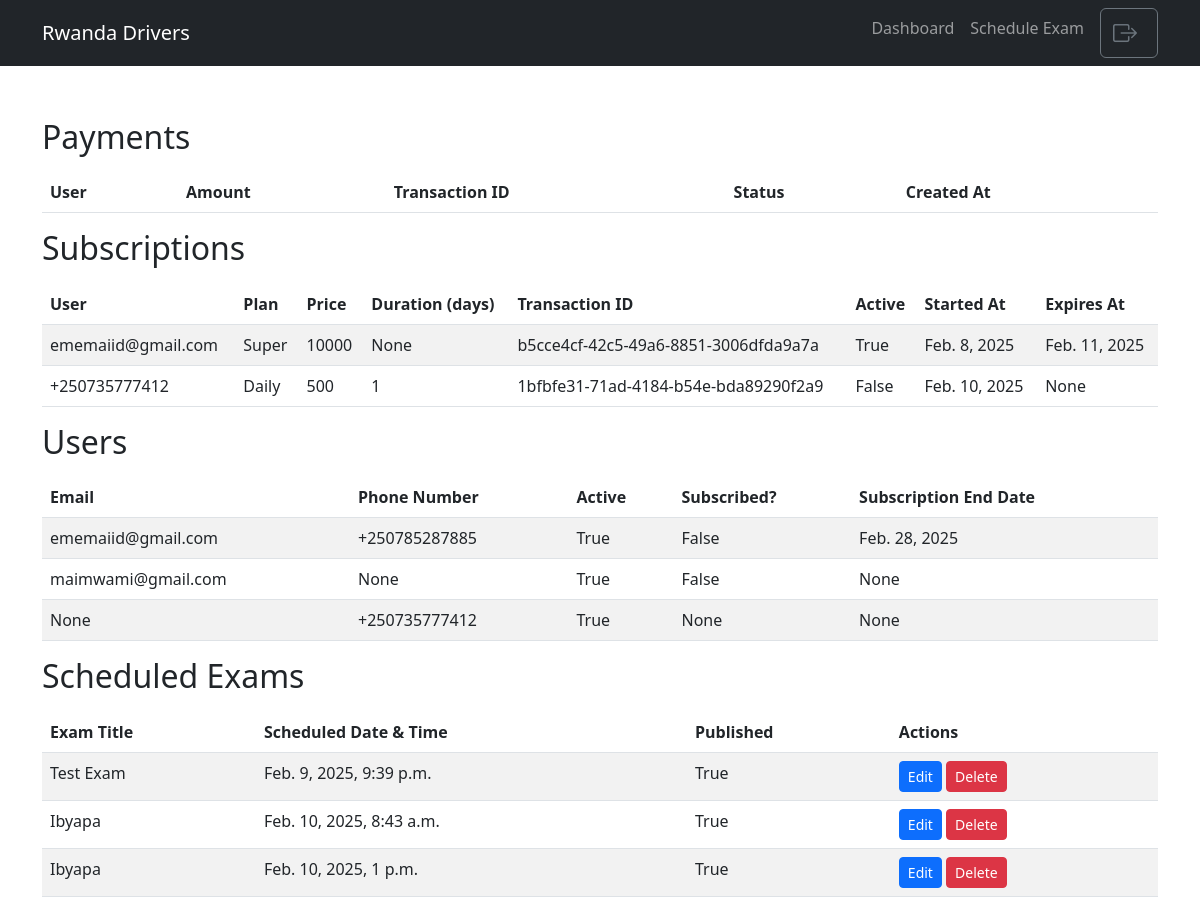
Page /dashboard/ (signed in) on the earlier database version.
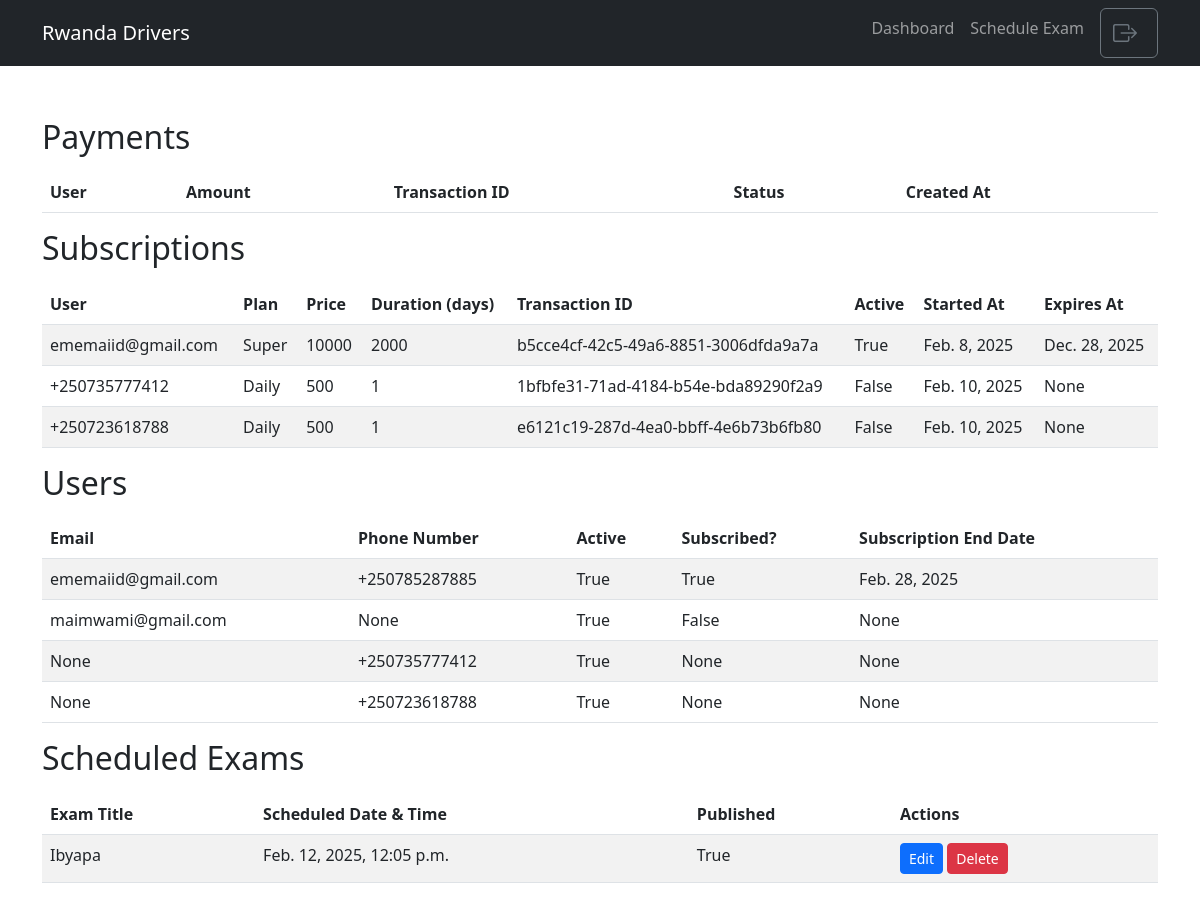
Same page on the later database version.
### app/models.py (models this page shows, shortened)
class Subscription(models.Model):
    user = models.OneToOneField(UserProfile, on_delete=models.CASCADE)
    plan = models.ForeignKey(Plan, on_delete=models.SET_NULL, null=True)
    price = models.IntegerField(default=500)
    duration_days = models.IntegerField(default=1, null=True)
    phone_number = models.CharField(max_length=13, default="25078")
    transaction_id = models.CharField(max_length=50, unique=True, blank=True, null=True)
    active = models.BooleanField(default=False)
    started_at = models.DateField(auto_now_add=True)
    expires_at = models.DateField(null=True, blank=True)

class UserProfile(AbstractUser):
    GENDER_CHOICES = [
        ('male','male'),
        ('female', 'female'),
        ('other', 'other'),
    ]
    username = None  # Remove default username field
    name = models.CharField(max_length=16, unique=True)
    email = models.EmailField(unique=True, blank=True, null=True)
    phone_number = models.CharField(max_length=15, unique=True, null=True, blank=True)
    gender = models.CharField(max_length=10, choices=GENDER_CHOICES, null=True, blank=True)
    profile_picture = models.ImageField(upload_to='images/', default='avatar.jpg',null=True, blank=True)
    date_joined = models.DateTimeField(auto_now_add=True)
    active = models.BooleanField(default=False)
    subscription_end_date = models.DateField(null=True, blank=True)
    otp_code = models.CharField(max_length=6, blank=True, null=True)
    USERNAME_FIELD = 'phone_number'  # Default authentication field
    REQUIRED_FIELDS = ['email']  # Email is optional, but preferred
    objects = UserProfileManager()
    @property
    def is_subscribed(self):
        if not hasattr(self, 'subscription'):
            return False
        return (
            self.subscription.expires_at and
            self.subscription.expires_at >= timezone.now().date() and
            self.subscription.active
        )
    def __str__(self):
        return self.email if self.email else self.phone_number

class Plan(models.Model):
    PLAN_CHOICES = [
        ('Daily', 'Daily'),
        ('Weekly', 'Weekly'),
        ('Monthly', 'Monthly'),
        ('Super', 'Super'),
    ]
    plan = models.CharField(max_length=10, choices=PLAN_CHOICES, default="Daily", null=True)
    def __str__(self):
        return self.plan

class ScheduledExam(models.Model):
    exam = models.ForeignKey("Exam", on_delete=models.CASCADE)  # Ensure CASCADE to avoid null exams
    scheduled_datetime = models.DateTimeField(help_text="Date & time when the exam should be published")
    is_published = models.BooleanField(default=False)

class Exam(models.Model):
    TYPE_CHOICES = [
        ('Ibimenyetso', 'Ibimenyetso'),
        ('Ibyapa', 'Ibyapa'),
        ('Bivanze', 'Bivanze'),
        ('Ibindi', 'Ibindi'),
    ]
    title = models.CharField(max_length=500, choices=TYPE_CHOICES, blank=True)
    questions = models.ManyToManyField(Question, related_name='exams')
    duration = models.PositiveIntegerField(default=20,help_text="Duration of the exam in minutes")
    created_at = models.DateTimeField(auto_now_add=True)
    updated_at = models.DateTimeField(auto_now=True)
    is_active = models.BooleanField(default=False)

### dashboard/views.py (the view)
# urls.py: path('', views.admin_dashboard, name='admin_dashboard'),
@login_required
@user_passes_test(staff_required)
def admin_dashboard(request):
    payments = Payment.objects.all()
    subscriptions = Subscription.objects.all()
    users = UserProfile.objects.all()
    scheduled_exams = ScheduledExam.objects.all()
    context = {
        'payments': payments,
        'subscriptions': subscriptions,
        'users': users,
        'scheduled_exams': scheduled_exams,
    }
    return render(request, 'dashboard/dashboard.html', context)

### app/context_processors.py (called while the page is built)
def exams_slider_context(request):
    now = timezone.localtime(timezone.now())
    start_of_day = now.replace(hour=0, minute=0, second=0, microsecond=0)
    end_of_day = now.replace(hour=23, minute=59, second=59, microsecond=999999)
    return {
        'exams_scheduled': ScheduledExam.objects.filter(
            scheduled_datetime__range=(start_of_day, end_of_day)
        ),
    }

### dashboard/views.py (called while the page is built)
def staff_required(user):
    return user.is_staff

### dashboard/templates/dashboard/dashboard.html (shortened to what this page needs)
{% extends "dashboard/base.html" %}
{% block content %}
  <h2 class="mb-3">Payments</h2>
  <table class="table table-striped datatable">
    <thead>
      <tr>
        <th>User</th>
        <th>Amount</th>
        <th>Transaction ID</th>
        <th>Status</th>
        <th>Created At</th>
      </tr>
    </thead>
  </table>
  <h2 class="mb-3">Subscriptions</h2>
  <table class="table table-striped datatable">
    <thead>
      <tr>
        <th>User</th>
        <th>Plan</th>
        <th>Price</th>
        <th>Duration (days)</th>
        <th>Transaction ID</th>
        <th>Active</th>
        <th>Started At</th>
        <th>Expires At</th>
      </tr>
    </thead>
    <tbody>
      {% for subscription in subscriptions %}
      <tr>
        <td>{{ subscription.user }}</td>
        <td>{{ subscription.plan }}</td>
        <td>{{ subscription.price }}</td>
        <td>{{ subscription.duration_days }}</td>
        <td>{{ subscription.transaction_id }}</td>
        <td>{{ subscription.active }}</td>
        <td>{{ subscription.started_at }}</td>
        <td>{{ subscription.expires_at }}</td>
      </tr>
      {% endfor %}
    </tbody>
  </table>
  <h2 class="mb-3">Users</h2>
  <table class="table table-striped datatable">
    <thead>
      <tr>
        <th>Email</th>
        <th>Phone Number</th>
        <th>Active</th>
        <th>Subscribed?</th>
        <th>Subscription End Date</th>
      </tr>
    </thead>
    <tbody>
      {% for user in users %}
      <tr>
        <td>{{ user.email }}</td>
        <td>{{ user.phone_number }}</td>
        <td>{{ user.active }}</td>
        <td>{{ user.is_subscribed }}</td>
        <td>{{ user.subscription_end_date }}</td>
      </tr>
      {% endfor %}
    </tbody>
  </table>
  <h2 class="mb-3">Scheduled Exams</h2>
  <table class="table table-striped datatable" id="datatable">
    <thead>
      <tr>
        <th>Exam Title</th>
        <th>Scheduled Date &amp; Time</th>
        <th>Published</th>
        <th>Actions</th>
      </tr>
    </thead>
    <tbody>
      {% for scheduled_exam in scheduled_exams %}
      <tr>
        <td>{{ scheduled_exam.exam.title }}</td>
        <td>{{ scheduled_exam.scheduled_datetime }}</td>
        <td>{{ scheduled_exam.is_published }}</td>
        <td>
          <a href="{% url 'scheduled_exam_update' scheduled_exam.id %}" class="btn btn-sm btn-primary">Edit</a>
          <a href="{% url 'scheduled_exam_delete' scheduled_exam.id %}" class="btn btn-sm btn-danger">Delete</a>
        </td>
      </tr>
      {% endfor %}
    </tbody>
  </table>
{% endblock %}

### dashboard/templates/dashboard/base.html (shortened to what this page needs)
{% load static %}
<!DOCTYPE html>
<html lang="en">
  <head>
    <link
      rel="stylesheet"
      href="https://cdn.jsdelivr.net/npm/bootstrap-icons@1.10.5/font/bootstrap-icons.css"
    />
    <link
      rel="stylesheet"
      href="https://cdn.jsdelivr.net/npm/bootstrap@5.3.0/dist/css/bootstrap.min.css"
    />
    <link
      rel="stylesheet"
      type="text/css"
      href="https://cdn.datatables.net/1.13.4/css/dataTables.bootstrap5.min.css"
    />
    <link rel="stylesheet" href="{% static 'css/main.css' %}" />
  </head>
  <body>
    <nav class="navbar navbar-expand-lg navbar-dark bg-dark fixed-top">
      <div class="container">
        <a class="navbar-brand" href="{% url 'home' %}">Rwanda Drivers</a>
        <div class="collapse navbar-collapse" id="navbarNav">
          <ul class="navbar-nav ms-auto">
            <li class="nav-item">
              <a class="nav-link" href="{% url 'admin_dashboard' %}"
                >Dashboard</a
              >
            </li>
            <li class="nav-item">
              <a class="nav-link" href="{% url 'schedule_exam' %}"
                >Schedule Exam</a
              >
            </li>
            <li class="nav-item">
              <a
                class="btn btn-outline-secondary ms-2"
                href="#"
                data-bs-toggle="modal"
                data-bs-target="#logoutModal"
              >
                <i class="bi bi-box-arrow-right fs-4 me-2"></i>
              </a>
            </li>
          </ul>
        </div>
      </div>
    </nav>
    <div class="container mt-5">
       {% block content %}{% endblock %}
    </div>
  </body>
</html>

### dashboard/templates/dashboard/base.html (style rules this page uses)
body { padding-top: 70px; }

Differences in the rows shown:
removed ScheduledExam: exam "Test Exam", scheduled_datetime "Feb. 9, 2025, 9:39 p.m.", is_published "True"
removed ScheduledExam: exam "Ibyapa", scheduled_datetime "Feb. 10, 2025, 8:43 a.m.", is_published "True"
removed ScheduledExam: exam "Ibyapa", scheduled_datetime "Feb. 10, 2025, 1 p.m.", is_published "True"
changed Subscription "b5cce4cf-42c5-49a6-8851-3006dfda9a7a": duration_days "None" → "2000"; expires_at "Feb. 11, 2025" → "Dec. 28, 2025"
added Subscription: user "+250723618788", plan "Daily", price "500", duration_days "1", transaction_id "e6121c19-287d-4ea0-bbff-4e6b73b6fb80", active "False", started_at "Feb. 10, 2025", expires_at "None"
changed UserProfile "ememaiid@gmail.com": is_subscribed "False" → "True"
added UserProfile: email "None", phone_number "+250723618788", active "True", is_subscribed "None", subscription_end_date "None"
added ScheduledExam: exam "Ibyapa", scheduled_datetime "Feb. 12, 2025, 12:05 p.m.", is_published "True"
